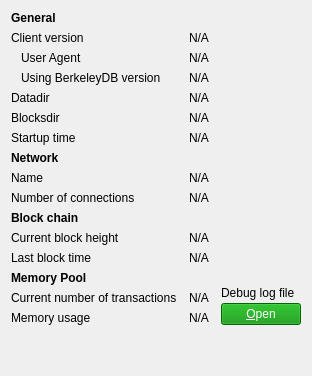
     <widget class="QWidget" name="tab_info">
      <attribute name="title">
       <string>&amp;Information</string>
      </attribute>
      <layout class="QGridLayout" name="gridLayout" columnstretch="0,1,0">
       <property name="horizontalSpacing">
        <number>12</number>
       </property>
       <item row="0" column="0">
        <widget class="QLabel" name="label_9">
         <property name="font">
          <font>
           <weight>75</weight>
           <bold>true</bold>
          </font>
         </property>
         <property name="text">
          <string>General</string>
         </property>
        </widget>
       </item>
       <item row="1" column="0">
        <widget class="QLabel" name="label_6">
         <property name="text">
          <string>Client version</string>
         </property>
        </widget>
       </item>
       <item row="1" column="1" colspan="2">
        <widget class="QLabel" name="clientVersion">
         <property name="cursor">
          <cursorShape>IBeamCursor</cursorShape>
         </property>
         <property name="text">
          <string>N/A</string>
         </property>
         <property name="textFormat">
          <enum>Qt::PlainText</enum>
         </property>
         <property name="textInteractionFlags">
          <set>Qt::LinksAccessibleByMouse|Qt::TextSelectableByKeyboard|Qt::TextSelectableByMouse</set>
         </property>
        </widget>
       </item>
       <item row="2" column="0">
        <widget class="QLabel" name="labelClientUserAgent">
         <property name="text">
          <string>User Agent</string>
         </property>
         <property name="indent">
          <number>10</number>
         </property>
        </widget>
       </item>
       <item row="2" column="1" colspan="2">
        <widget class="QLabel" name="clientUserAgent">
         <property name="cursor">
          <cursorShape>IBeamCursor</cursorShape>
         </property>
         <property name="text">
          <string>N/A</string>
         </property>
         <property name="textFormat">
          <enum>Qt::PlainText</enum>
         </property>
         <property name="textInteractionFlags">
          <set>Qt::LinksAccessibleByMouse|Qt::TextSelectableByKeyboard|Qt::TextSelectableByMouse</set>
         </property>
        </widget>
       </item>
       <item row="3" column="0">
        <widget class="QLabel" name="label_berkeleyDBVersion">
         <property name="text">
          <string>Using BerkeleyDB version</string>
         </property>
         <property name="indent">
          <number>10</number>
         </property>
        </widget>
       </item>
       <item row="3" column="1" colspan="2">
        <widget class="QLabel" name="berkeleyDBVersion">
         <property name="cursor">
          <cursorShape>IBeamCursor</cursorShape>
         </property>
         <property name="text">
          <string>N/A</string>
         </property>
         <property name="textFormat">
          <enum>Qt::PlainText</enum>
         </property>
         <property name="textInteractionFlags">
          <set>Qt::LinksAccessibleByMouse|Qt::TextSelectableByKeyboard|Qt::TextSelectableByMouse</set>
         </property>
        </widget>
       </item>
       <item row="4" column="0">
        <widget class="QLabel" name="label_12">
         <property name="text">
          <string>Datadir</string>
         </property>
        </widget>
       </item>
       <item row="4" column="1" colspan="2">
        <widget class="QLabel" name="dataDir">
         <property name="cursor">
          <cursorShape>IBeamCursor</cursorShape>
         </property>
         <property name="toolTip">
          <string>To specify a non-default location of the data directory use the '%1' option.</string>
         </property>
         <property name="text">
          <string>N/A</string>
         </property>
         <property name="textFormat">
          <enum>Qt::PlainText</enum>
         </property>
         <property name="wordWrap">
          <bool>true</bool>
         </property>
         <property name="textInteractionFlags">
          <set>Qt::LinksAccessibleByMouse|Qt::TextSelectableByKeyboard|Qt::TextSelectableByMouse</set>
         </property>
        </widget>
       </item>
       <item row="5" column="0">
        <widget class="QLabel" name="label_11">
         <property name="text">
          <string>Blocksdir</string>
         </property>
        </widget>
       </item>
       <item row="5" column="1" colspan="2">
        <widget class="QLabel" name="blocksDir">
         <property name="cursor">
          <cursorShape>IBeamCursor</cursorShape>
         </property>
         <property name="toolTip">
          <string>To specify a non-default location of the blocks directory use the '%1' option.</string>
         </property>
         <property name="text">
          <string>N/A</string>
         </property>
         <property name="textFormat">
          <enum>Qt::PlainText</enum>
         </property>
         <property name="wordWrap">
          <bool>true</bool>
         </property>
         <property name="textInteractionFlags">
          <set>Qt::LinksAccessibleByMouse|Qt::TextSelectableByKeyboard|Qt::TextSelectableByMouse</set>
         </property>
        </widget>
       </item>
       <item row="6" column="0">
        <widget class="QLabel" name="label_13">
         <property name="text">
          <string>Startup time</string>
         </property>
        </widget>
       </item>
       <item row="6" column="1" colspan="2">
        <widget class="QLabel" name="startupTime">
         <property name="cursor">
          <cursorShape>IBeamCursor</cursorShape>
         </property>
         <property name="text">
          <string>N/A</string>
         </property>
         <property name="textFormat">
          <enum>Qt::PlainText</enum>
         </property>
         <property name="textInteractionFlags">
          <set>Qt::LinksAccessibleByMouse|Qt::TextSelectableByKeyboard|Qt::TextSelectableByMouse</set>
         </property>
        </widget>
       </item>
       <item row="7" column="0">
            <widget class="QLabel" name="labelNetwork">
         <property name="font">
          <font>
           <weight>75</weight>
           <bold>true</bold>
          </font>
         </property>
         <property name="text">
          <string>Network</string>
         </property>
        </widget>
       </item>
       <item row="8" column="0">
        <widget class="QLabel" name="label_8">
         <property name="text">
          <string>Name</string>
         </property>
        </widget>
       </item>
       <item row="8" column="1" colspan="2">
        <widget class="QLabel" name="networkName">
         <property name="cursor">
          <cursorShape>IBeamCursor</cursorShape>
         </property>
         <property name="text">
          <string>N/A</string>
         </property>
         <property name="textFormat">
          <enum>Qt::PlainText</enum>
         </property>
         <property name="textInteractionFlags">
          <set>Qt::LinksAccessibleByMouse|Qt::TextSelectableByKeyboard|Qt::TextSelectableByMouse</set>
         </property>
        </widget>
       </item>
       <item row="9" column="0">
        <widget class="QLabel" name="label_7">
         <property name="text">
          <string>Number of connections</string>
         </property>
        </widget>
       </item>
       <item row="9" column="1" colspan="2">
        <widget class="QLabel" name="numberOfConnections">
         <property name="cursor">
          <cursorShape>IBeamCursor</cursorShape>
         </property>
         <property name="text">
          <string>N/A</string>
         </property>
         <property name="textFormat">
          <enum>Qt::PlainText</enum>
         </property>
         <property name="textInteractionFlags">
          <set>Qt::LinksAccessibleByMouse|Qt::TextSelectableByKeyboard|Qt::TextSelectableByMouse</set>
         </property>
        </widget>
       </item>
       <item row="10" column="0">
        <widget class="QLabel" name="label_10">
         <property name="font">
          <font>
           <weight>75</weight>
           <bold>true</bold>
          </font>
         </property>
         <property name="text">
          <string>Block chain</string>
         </property>
        </widget>
       </item>
       <item row="11" column="0">
        <widget class="QLabel" name="label_3">
         <property name="text">
          <string>Current block height</string>
         </property>
        </widget>
       </item>
       <item row="11" column="1" colspan="2">
        <widget class="QLabel" name="numberOfBlocks">
         <property name="cursor">
          <cursorShape>IBeamCursor</cursorShape>
         </property>
         <property name="text">
          <string>N/A</string>
         </property>
         <property name="textFormat">
          <enum>Qt::PlainText</enum>
         </property>
         <property name="textInteractionFlags">
          <set>Qt::LinksAccessibleByMouse|Qt::TextSelectableByKeyboard|Qt::TextSelectableByMouse</set>
         </property>
        </widget>
       </item>
       <item row="12" column="0">
        <widget class="QLabel" name="labelLastBlockTime">
         <property name="text">
          <string>Last block time</string>
         </property>
        </widget>
       </item>
       <item row="12" column="1" colspan="2">
        <widget class="QLabel" name="lastBlockTime">
         <property name="cursor">
          <cursorShape>IBeamCursor</cursorShape>
         </property>
         <property name="text">
          <string>N/A</string>
         </property>
         <property name="textFormat">
          <enum>Qt::PlainText</enum>
         </property>
         <property name="textInteractionFlags">
          <set>Qt::LinksAccessibleByMouse|Qt::TextSelectableByKeyboard|Qt::TextSelectableByMouse</set>
         </property>
        </widget>
       </item>
       <item row="13" column="0">
        <widget class="QLabel" name="labelMempoolTitle">
         <property name="font">
          <font>
           <weight>75</weight>
           <bold>true</bold>
          </font>
         </property>
         <property name="text">
          <string>Memory Pool</string>
         </property>
        </widget>
       </item>
       <item row="14" column="0">
        <widget class="QLabel" name="labelNumberOfTransactions">
         <property name="text">
          <string>Current number of transactions</string>
         </property>
        </widget>
       </item>
       <item row="14" column="1">
        <widget class="QLabel" name="mempoolNumberTxs">
         <property name="cursor">
          <cursorShape>IBeamCursor</cursorShape>
         </property>
         <property name="text">
          <string>N/A</string>
         </property>
         <property name="textFormat">
          <enum>Qt::PlainText</enum>
         </property>
         <property name="textInteractionFlags">
          <set>Qt::LinksAccessibleByMouse|Qt::TextSelectableByKeyboard|Qt::TextSelectableByMouse</set>
         </property>
        </widget>
       </item>
       <item row="15" column="0">
        <widget class="QLabel" name="labelMemoryUsage">
         <property name="text">
          <string>Memory usage</string>
         </property>
        </widget>
       </item>
       <item row="15" column="1">
        <widget class="QLabel" name="mempoolSize">
         <property name="cursor">
          <cursorShape>IBeamCursor</cursorShape>
         </property>
         <property name="text">
          <string>N/A</string>
         </property>
         <property name="textFormat">
          <enum>Qt::PlainText</enum>
         </property>
         <property name="textInteractionFlags">
          <set>Qt::LinksAccessibleByMouse|Qt::TextSelectableByKeyboard|Qt::TextSelectableByMouse</set>
         </property>
        </widget>
       </item>
       <item row="13" column="2" rowspan="3">
        <layout class="QVBoxLayout" name="verticalLayoutDebugButton">
         <property name="spacing">
          <number>3</number>
         </property>
         <item>
          <spacer name="verticalSpacer_2">
           <property name="orientation">
            <enum>Qt::Vertical</enum>
           </property>
           <property name="sizeHint" stdset="0">
            <size>
             <width>10</width>
             <height>5</height>
            </size>
           </property>
          </spacer>
         </item>
         <item>
          <widget class="QLabel" name="labelDebugLogfile">
           <property name="text">
            <string>Debug log file</string>
           </property>
          </widget>
         </item>
         <item>
          <widget class="QPushButton" name="openDebugLogfileButton">
           <property name="toolTip">
            <string>Open the %1 debug log file from the current data directory. This can take a few seconds for large log files.</string>
           </property>
           <property name="text">
            <string>&amp;Open</string>
           </property>
           <property name="styleSheet">
             <string notr="true">QPushButton {background-color: rgb(1, 143, 1);color: #ffffff} QPushButton:hover {background-color: #02d902;color: #ffffff}</string></property>
           <property name="autoDefault">
            <bool>false</bool>
           </property>
          </widget>
         </item>
        </layout>
       </item>
       <item row="16" column="0">
        <spacer name="verticalSpacer">
         <property name="orientation">
          <enum>Qt::Vertical</enum>
         </property>
         <property name="sizeHint" stdset="0">
          <size>
           <width>20</width>
           <height>40</height>
          </size>
         </property>
        </spacer>
       </item>
      </layout>
     </widget>
